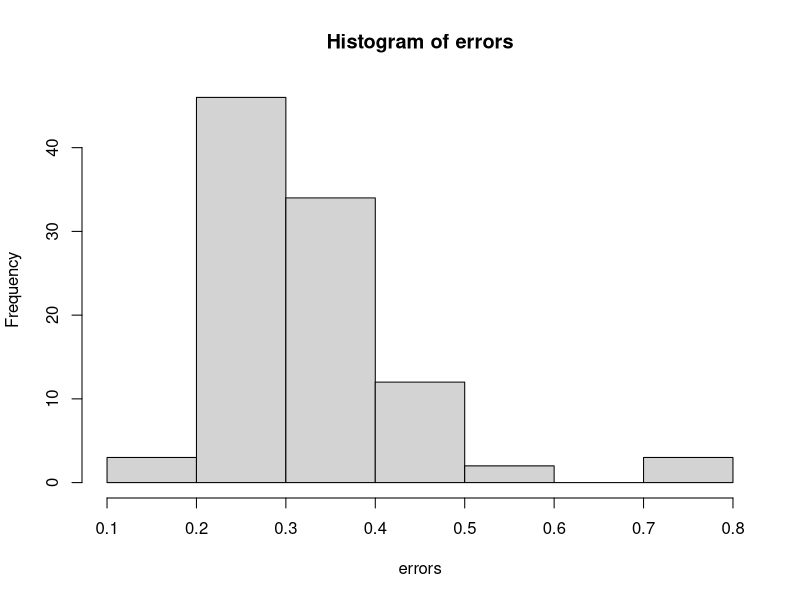

Generate this figure with R: (Note: a time limit stopped this script after it produced the figure.)
#Libraries ----
library(dplyr)
library(ggplot2)
library(tidyr)
library(data.table)

#Options ----
options(scipen = 999)
#template df ----
data <- tibble(
    class_num = numeric(),
    subsample_size = numeric(),
    sample_count = numeric(),
    error = numeric()
)


#functions ----
boot_mean_error <- function(sample_subsample_size, sample_count){
    #Disallow sample count to if(sample_count < sample_classes)
    #Disallow sample round(sample_subsample_size*sample_count, 0) < 1)
    #prob = c(0.5, 0.2, rep(0.3/8, 8)) if I add this to the first sample argument, we get a less conservative estimate, the errors go down. I think it is because you are less likely to mess up a skewed distribution than a uniform one. 
    
    b = 100 #Changing b doesn't do much, probably more accurate with larger number but this will save time while in dev mode.
    error <- numeric(length = b)
    
    for(n in 1:b){
        sample_classes <- sample(2:10, 1)    #Sample classes must be greater than 1 but less than 20
        particle_categories <- 1:sample_classes
        
        #Add gausian distribution to classes
        #values <- rnorm(n = length(particle_categories), mean = 10, sd = 1)
        #Or can swap for a poison distribution
        values <- rpois(n = length(particle_categories), lambda = 1) + 1
        weights <- values/sum(values)
        
        #Simulation
        particles <- sample(particle_categories, size = sample_count, prob = weights, replace = T) #could add weights to this so that 1 or two of them always have a big sway. But we dont know that for sure yet.
        
        subsetparticles <- sample(particles, size = sample_subsample_size)
        
        #Difference Metric
        error[n] <- as.data.frame(table(particles)/length(particles)) %>%
                    dplyr::rename(subsetparticles = particles) %>%
                    left_join(as.data.frame(table(subsetparticles)/length(subsetparticles)) %>%
                                  dplyr::rename(Freq2 = Freq)) %>%
                    dplyr::mutate(difference = Freq - Freq2) %>%
                    dplyr::mutate(difference = ifelse(is.na(difference), Freq, difference)) %>% #This sets any classes which weren't accounted for from the original group to be completely unaccounted for. 
                    pull(difference) %>%
                    abs() %>%
                    mean() #this is the MAE or mean absolute error. Could also do mean here, might be a useful metric. Or RMSE or some other more commonly used metric.
                
    }
    
    error
}

#boot_mean_error_vector <- Vectorize(boot_mean_error)


#test single scenario----
errors <- boot_mean_error(sample_count = 10, sample_subsample_size = 1) #Just say we will set this to 20, that is really what can be reliably characterized, can do a quick lit search to figure out how people are reporting it.    

hist(errors)
quantile(errors, c(0.025, 0.5, 0.975))
mean(errors)

#Simulate all scenarios----

subsample_size <- c(0.000001, 0.00001, 0.0001, 0.001, 0.01, 0.1, 1)
count <- c(10, 100, 10^3, 10^4, 10^5, 10^6) #Probably decrease the size here. 

test_df <- expand.grid(subsample_size, count) %>%
    filter(Var1 * Var2 >= 1) %>%
    #mutate(error = quantile(
    #                    boot_mean_error_vector(
    #                        sample_count = Var2, 
    #                        sample_subsample_size = Var1),
    #                c(0.95)
    #                )
    #) %>%
    mutate(num_particles = Var1*Var2) %>%
        rename(sample_count = Var2 , subsample_proportion = Var1) %>%
    as_tibble()

#Just polymer types
for(n in 1:nrow(test_df)){
    set.seed(37)
    test_df[n, "median_error"] <- quantile(
        boot_mean_error(sample_count = unlist(test_df[n,"sample_count"]), 
                        sample_subsample_size = unlist(test_df[n,"num_particles"])),
        c(0.95)
    )
}

#Polymers, colors, morphologies
for(n in 1:nrow(test_df)){
    set.seed(37)
    test_df[n, "median_error_multiple"] <- max(
        c(
        quantile(
        boot_mean_error(sample_count = unlist(test_df[n,"sample_count"]), 
                        sample_subsample_size = unlist(test_df[n,"num_particles"])),
        c(0.95)
    ), 
    quantile(
        boot_mean_error(sample_count = unlist(test_df[n,"sample_count"]), 
                        sample_subsample_size = unlist(test_df[n,"num_particles"])),
        c(0.95)
    ), 
    quantile(
        boot_mean_error(sample_count = unlist(test_df[n,"sample_count"]), 
                        sample_subsample_size = unlist(test_df[n,"num_particles"])),
        c(0.95)
        )
        )
    )
}

#plot of tiles ----

#cut <- cut(test_df$median_error, c( 0.0001, 0.001, 0.01, 0.1, 1))
ggplot(test_df, aes(x = sample_count, y = num_particles)) +
    geom_tile(aes(fill = log10(median_error)))+ 
    geom_text(aes(label = round(median_error, 3)))+ 
    scale_y_log10(breaks = c(1, 10, 100, 1000, 10000, 100000, 1000000), 
                  labels = c(1, 10, 100, 1000, 10000, 100000, 1000000))+ 
    scale_x_log10(breaks = c(1, 10, 100, 1000, 10000, 100000, 1000000), 
                  labels = c(1, 10, 100, 1000, 10000, 100000, 1000000)) + 
    scale_fill_viridis_c() + 
    coord_equal(ratio = 1) + 
    labs(x = "Sample Count", y = "Subsample Count") + 
    theme_classic()

#cut <- cut(test_df$median_error, c( 0.0001, 0.001, 0.01, 0.1, 1))
ggplot(test_df, aes(x = sample_count, y = num_particles)) +
    geom_tile(aes(fill = log10(median_error_multiple)))+ 
    geom_text(aes(label = round(median_error_multiple, 3)))+ 
    scale_y_log10(breaks = c(1, 10, 100, 1000, 10000, 100000, 1000000), 
                  labels = c(1, 10, 100, 1000, 10000, 100000, 1000000))+ 
    scale_x_log10(breaks = c(1, 10, 100, 1000, 10000, 100000, 1000000), 
                  labels = c(1, 10, 100, 1000, 10000, 100000, 1000000)) + 
    scale_fill_viridis_c() + 
    coord_equal(ratio = 1) + 
    labs(x = "Sample Count", y = "Subsample Count") + 
    theme_classic()

#Plot of linear model ----
#ggplot(test_df, aes(x = Var1, y = median_error)) + geom_point(aes(color = Var2))+ scale_y_log10() + scale_x_log10() + geom_smooth(method = "lm")+ scale_fill_viridis_c()# + labs(x = "Proportion of Subsample", y = "Sample Count")
#ggplot(test_df, aes(x = sample_count, y = median_error)) #+ geom_point(aes(color = Var1))+ scale_y_log10()+ scale_x_log10()+ geom_smooth(method = "lm") + scale_fill_viridis_c()# + labs(x = "Proportion of Subsample", y = "Sample Count")
ggplot(test_df, aes(x = num_particles, y = median_error)) + 
    geom_hline(yintercept = 0.05) + 
    geom_point() + 
    scale_y_log10()+ 
    scale_x_log10() + 
    geom_smooth(method = "lm") + 
    labs(x = "Number of Particles Subsampled", y = "Median Uncertainty (decimal proportion)") + 
    theme_classic(base_size = 20) + 
    guides(color=guide_legend(title="Proportion Subsampled"))


ggplot(test_df, aes(x = num_particles, y = median_error_multiple)) + 
    geom_hline(yintercept = 0.05) + 
    geom_point() + 
    scale_y_log10()+ 
    scale_x_log10() + 
    geom_smooth(method = "lm") + 
    labs(x = "Number of Particles Subsampled", y = "Median Uncertainty (decimal proportion)") + 
    theme_classic(base_size = 20) + 
    guides(color=guide_legend(title="Proportion Subsampled"))

model_df <- test_df %>%
    filter(num_particles != sample_count)

#Model development ----
#Wow, almost an rsq of 1, I am sure there is some basic math I have missed and that is why I didn't just do that, but this is promising. Maybe we can bring in category and improve the model some more. 
model_single <- lm(log(model_df$num_particles)~  log(model_df$median_error)) #could try ordernorm on this or something else. 
summary(model_single)             

model_multiple <- lm(log(model_df$num_particles)~  log(model_df$median_error_multiple)) #could try ordernorm on this or something else. 
summary(model_multiple)  

#Global plastic sampling. ----
#How large should a sample be? 121 particles. If so, subsample all of them. 
exp(model_single$coefficients[2] * log(0.05) + model_single$coefficients[1])
exp(model_multiple$coefficients[2] * log(0.05) + model_multiple$coefficients[1])

#How many particles do we need to sample from the whole world?
exp(model_multiple$coefficients[2] * log(0.01) + model_multiple$coefficients[1])
exp(model$coefficients[2] * log(10^-8) + model$coefficients[1])
